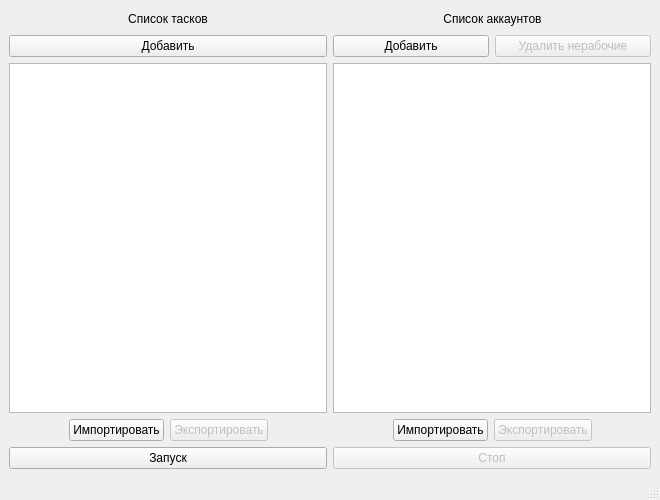
<?xml version="1.0" encoding="UTF-8"?>
<ui version="4.0">
 <class>MainWindow</class>
 <widget class="QMainWindow" name="MainWindow">
  <property name="geometry">
   <rect>
    <x>0</x>
    <y>0</y>
    <width>660</width>
    <height>500</height>
   </rect>
  </property>
  <property name="windowTitle">
   <string>Рассылка по чатам</string>
  </property>
  <widget class="QWidget" name="centralwidget">
   <layout class="QVBoxLayout" name="verticalLayout_3">
    <item>
     <layout class="QHBoxLayout" name="horizontalLayout">
      <item>
       <layout class="QVBoxLayout" name="verticalLayout">
        <item>
         <layout class="QHBoxLayout" name="horizontalLayout_9">
          <item>
           <spacer name="horizontalSpacer_6">
            <property name="orientation">
             <enum>Qt::Horizontal</enum>
            </property>
            <property name="sizeHint" stdset="0">
             <size>
              <width>40</width>
              <height>20</height>
             </size>
            </property>
           </spacer>
          </item>
          <item>
           <widget class="QLabel" name="task_label">
            <property name="text">
             <string>Список тасков</string>
            </property>
            <property name="textFormat">
             <enum>Qt::AutoText</enum>
            </property>
            <property name="alignment">
             <set>Qt::AlignCenter</set>
            </property>
           </widget>
          </item>
          <item>
           <spacer name="horizontalSpacer_5">
            <property name="orientation">
             <enum>Qt::Horizontal</enum>
            </property>
            <property name="sizeHint" stdset="0">
             <size>
              <width>40</width>
              <height>20</height>
             </size>
            </property>
           </spacer>
          </item>
         </layout>
        </item>
        <item>
         <layout class="QHBoxLayout" name="horizontalLayout_6">
          <item>
           <widget class="QPushButton" name="add_task_btn">
            <property name="text">
             <string>Добавить</string>
            </property>
           </widget>
          </item>
         </layout>
        </item>
        <item>
         <widget class="QListWidget" name="list_of_task_widget">
          <property name="minimumSize">
           <size>
            <width>0</width>
            <height>0</height>
           </size>
          </property>
         </widget>
        </item>
        <item>
         <layout class="QHBoxLayout" name="horizontalLayout_8">
          <item>
           <spacer name="horizontalSpacer_3">
            <property name="orientation">
             <enum>Qt::Horizontal</enum>
            </property>
            <property name="sizeHint" stdset="0">
             <size>
              <width>40</width>
              <height>20</height>
             </size>
            </property>
           </spacer>
          </item>
          <item>
           <widget class="QPushButton" name="import_tasks_btn">
            <property name="text">
             <string>Импортировать</string>
            </property>
           </widget>
          </item>
          <item>
           <widget class="QPushButton" name="export_tasks_btn">
            <property name="enabled">
             <bool>false</bool>
            </property>
            <property name="text">
             <string>Экспортировать</string>
            </property>
           </widget>
          </item>
          <item>
           <spacer name="horizontalSpacer_4">
            <property name="orientation">
             <enum>Qt::Horizontal</enum>
            </property>
            <property name="sizeHint" stdset="0">
             <size>
              <width>40</width>
              <height>20</height>
             </size>
            </property>
           </spacer>
          </item>
         </layout>
        </item>
       </layout>
      </item>
      <item>
       <layout class="QVBoxLayout" name="verticalLayout_2">
        <item>
         <layout class="QHBoxLayout" name="horizontalLayout_10">
          <item>
           <spacer name="horizontalSpacer_7">
            <property name="orientation">
             <enum>Qt::Horizontal</enum>
            </property>
            <property name="sizeHint" stdset="0">
             <size>
              <width>40</width>
              <height>20</height>
             </size>
            </property>
           </spacer>
          </item>
          <item>
           <widget class="QLabel" name="akks_label">
            <property name="text">
             <string>Список аккаунтов</string>
            </property>
            <property name="alignment">
             <set>Qt::AlignCenter</set>
            </property>
           </widget>
          </item>
          <item>
           <spacer name="horizontalSpacer_8">
            <property name="orientation">
             <enum>Qt::Horizontal</enum>
            </property>
            <property name="sizeHint" stdset="0">
             <size>
              <width>40</width>
              <height>20</height>
             </size>
            </property>
           </spacer>
          </item>
         </layout>
        </item>
        <item>
         <layout class="QHBoxLayout" name="horizontalLayout_3">
          <item>
           <widget class="QPushButton" name="add_akk_btn">
            <property name="text">
             <string>Добавить</string>
            </property>
           </widget>
          </item>
          <item>
           <widget class="QPushButton" name="del_nwork_akks_btn">
            <property name="enabled">
             <bool>false</bool>
            </property>
            <property name="text">
             <string>Удалить нерабочие</string>
            </property>
           </widget>
          </item>
         </layout>
        </item>
        <item>
         <widget class="QListWidget" name="list_of_akks_widget">
          <property name="minimumSize">
           <size>
            <width>0</width>
            <height>0</height>
           </size>
          </property>
          <property name="editTriggers">
           <set>QAbstractItemView::DoubleClicked|QAbstractItemView::EditKeyPressed</set>
          </property>
         </widget>
        </item>
        <item>
         <layout class="QHBoxLayout" name="horizontalLayout_2">
          <item>
           <spacer name="horizontalSpacer">
            <property name="orientation">
             <enum>Qt::Horizontal</enum>
            </property>
            <property name="sizeHint" stdset="0">
             <size>
              <width>40</width>
              <height>20</height>
             </size>
            </property>
           </spacer>
          </item>
          <item>
           <widget class="QPushButton" name="import_akks_btn">
            <property name="text">
             <string>Импортировать</string>
            </property>
           </widget>
          </item>
          <item>
           <widget class="QPushButton" name="export_akks_btn">
            <property name="enabled">
             <bool>false</bool>
            </property>
            <property name="text">
             <string>Экспортировать</string>
            </property>
           </widget>
          </item>
          <item>
           <spacer name="horizontalSpacer_2">
            <property name="orientation">
             <enum>Qt::Horizontal</enum>
            </property>
            <property name="sizeHint" stdset="0">
             <size>
              <width>40</width>
              <height>20</height>
             </size>
            </property>
           </spacer>
          </item>
         </layout>
        </item>
       </layout>
      </item>
     </layout>
    </item>
    <item>
     <layout class="QHBoxLayout" name="horizontalLayout_5">
      <item>
       <widget class="QPushButton" name="run_tasks_btn">
        <property name="text">
         <string>Запуск</string>
        </property>
       </widget>
      </item>
      <item>
       <widget class="QPushButton" name="stop_tasks_btn">
        <property name="enabled">
         <bool>false</bool>
        </property>
        <property name="text">
         <string>Стоп</string>
        </property>
       </widget>
      </item>
     </layout>
    </item>
   </layout>
  </widget>
  <widget class="QStatusBar" name="statusBar">
   <property name="font">
    <font>
     <weight>50</weight>
     <bold>false</bold>
    </font>
   </property>
   <property name="sizeGripEnabled">
    <bool>true</bool>
   </property>
  </widget>
 </widget>
 <resources/>
 <connections/>
</ui>
